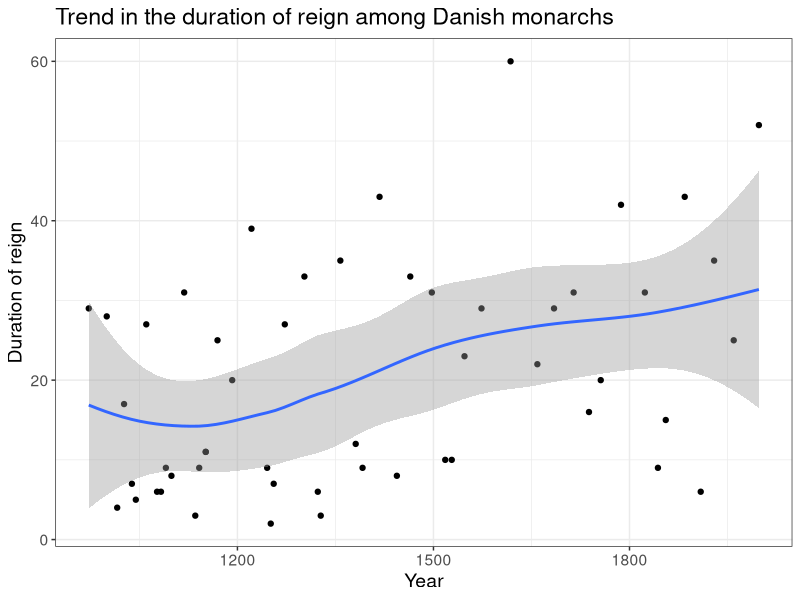

Reproduce this figure in R.
## ---- chunk 1
knitr::opts_chunk$set(echo = TRUE)
## ---- chunk 2
library(tidyverse)
## ---- chunk 3
# FILL IN THE CODE BELOW and review the outputs
kings1 <- read.csv("data/danish_kings.csv")
#kings1

kings2 <- read_csv("data/danish_kings.csv", na="NA")
kings2
class(kings2)


kings3 <- read.csv2("data/danish_kings.csv")
#kings3

kings4 <- read_csv2( "data/danish_kings.csv")
#kings4

## ---- chunk 4
# COMPLETE THE BLANKS BELOW WITH YOUR CODE, then turn the 'eval' flag in this chunk to TRUE.

kings <- kings2

class(kings)

ncol(kings)

glimpse(kings)


## ---- chunk 5

# A new column for duration is calculated and added to the data frame.

kings <- kings %>% 
  mutate(duration = end_first_reign_year - start_first_reign_year)


## ---- chunk 6

# We use two different methods to calculate the average reign duration:

# Subsetting as a vector with mean()
duration1 <- c(kings$end_first_reign_year-kings$start_first_reign_year)
duration1
average_duration <- mean(duration1, na.rm=TRUE)
average_duration

# Subsetting as a tibble with summarize()
kings %>% 
  summarise(duration2 = mean(duration, na.rm = TRUE)) %>% 
  select(duration2)


## ---- chunk 7

# We create a new 'kings_long' data frame that only includes monarchs with above average reign durations. The count function tells us how many of these there are.

kings_long <-  filter(kings, duration > average_duration)
select(kings_long, monarch_name, duration)
count(kings_long)

## ---- chunk 8

# We use the slice function to select the highest 3 durations. Note: Christian 9. and Erik af Pommern ruled for the same amount of years, so they're both in third.

# The average year is 365.2425 days long when you also include leap years. (which is what I think Adela is talking about.) 

kings_long %>% 
  slice_max(duration, n=3) %>%
  mutate(days = duration*365.2425) %>% 
  select(monarch_name, duration, days)
  


## ---- chunk 9

# The ggplot is created here:

kings %>%
  mutate(midyear = start_first_reign_year + (end_first_reign_year - start_first_reign_year)/2) %>% 
  ggplot(aes(x=midyear,y=duration))+
  geom_point()+
  geom_smooth()+
  theme_bw()+
  theme(text = element_text(size = 14))+
  labs(title = "Trend in the duration of reign among Danish monarchs",
         x = "Year",
         y = "Duration of reign")
  


